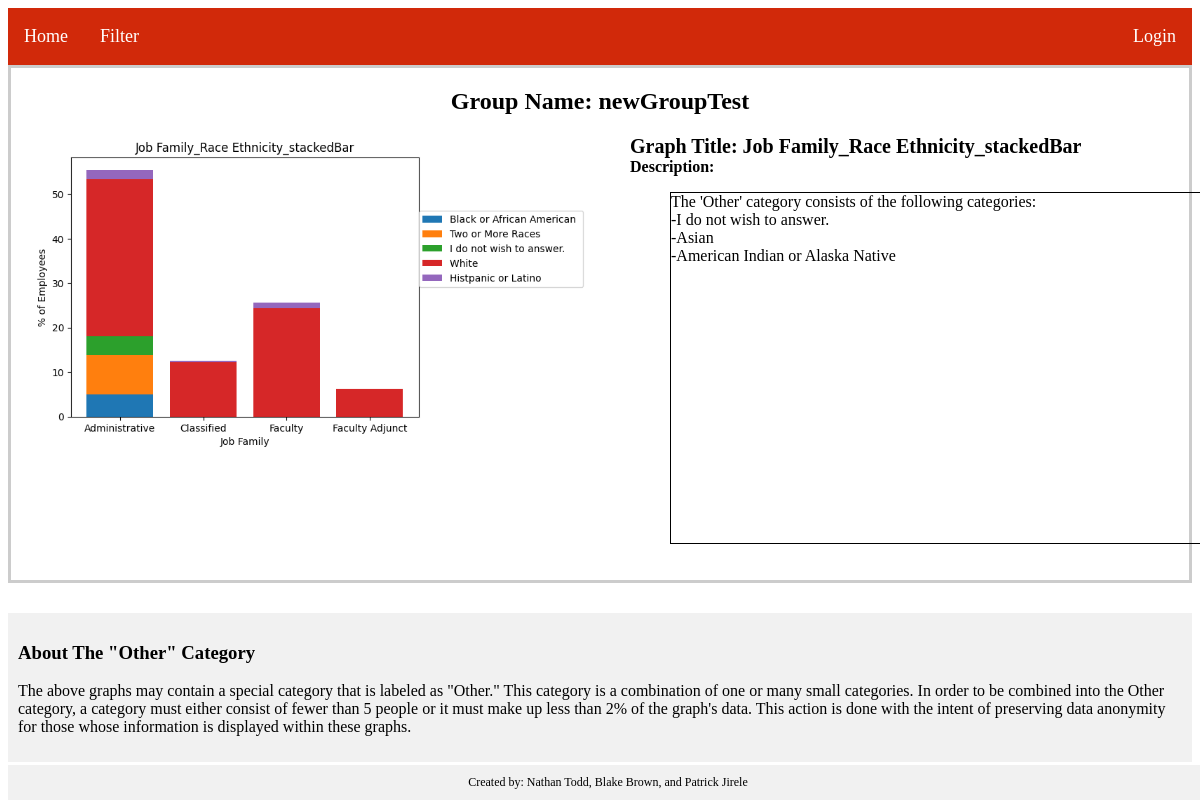
Before: / with the older database file.
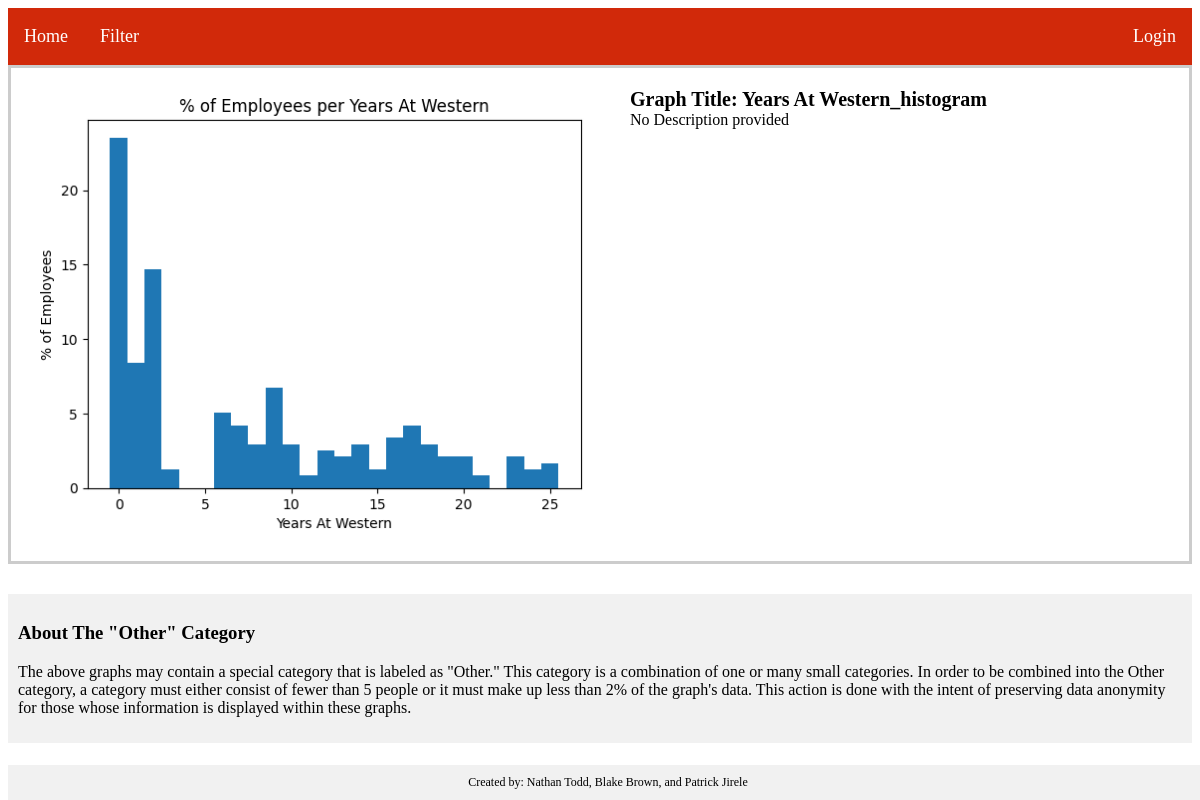
After: the same page with the newer database file.
### main.py (models this page shows)
class GraphGroup(db.Model):
    __tablename__ = 'graphgroup'
    id = db.Column(db.Integer, primary_key=True)
    group_name = db.Column(db.String(100))
    currently_displayed = db.Column(db.Boolean, default=False, nullable=False)
    graphs = db.relationship('Graphs', backref='GraphGroup', lazy='dynamic')

class Graphs(db.Model):
    id = db.Column(db.Integer, primary_key=True)
    path = db.Column(db.String(100), nullable=False)
    title = db.Column(db.String(50), nullable=False)
    description = db.Column(db.String(250), nullable=True)
    type = db.Column(db.String(20))
    useQuantity = db.Column(db.Boolean, default=False)
    currently_displayed = db.Column(db.Boolean, default=False, nullable=False)
    group_id = db.Column(db.Integer, db.ForeignKey('graphgroup.id'), nullable=True)

### main.py (the view)
@app.route('/')
def home():
    graphsFromDb = Graphs.query.filter_by(currently_displayed = 1).all()
    graphs_by_group = GraphGroup.query.filter_by(currently_displayed = 1).all()
    return render_template('home.html', graphs=graphsFromDb, graphGroups=graphs_by_group)

### templates/home.html (shortened to what this page needs)
{% extends 'base.html' %}
{% block content %}
<body>
    {% if graphs %}
        {% for graph in graphs %}
        <div class="group-container">
            <div class="graph-grid">
                <div class="group-graph-container" data-graph-id="{{ graph.id }}">
                    <img src="{{ graph.path }}" class="thumbnail-img">
                    <div class="content-wrapper">
                        <div class="title-container">Graph Title: {{ graph.title }}</div>
                        {% if graph.description %}
                        <div class="description-container"><b>Description:</b>
                            <br>
                            <p class="description-quote">
                                {{ graph.description|safe }}
                            </p>
                        </div>
                        {% else %}
                            No Description provided
                        {% endif %}
                    </div>
                </div>
            </div>
        </div>
        {% endfor %}
    {% endif %}
    {% if graphGroups %}
        {% for group in graphGroups %}
        <div class="group-container" data-group-id="{{ group.id }}">
            <h2>Group Name: {{ group.group_name }}</h2>
            {% for graph in group.graphs %}
            <div class="graph-grid">
                <div class="group-graph-container" data-graph-id="{{ graph.id }}">
                    <img src="{{ graph.path }}" class="thumbnail-img">
                    <div class="content-wrapper">
                        <div class="title-container">Graph Title: {{ graph.title }}</div>
                        <div class="description-container"><b>Description:</b>
                            <br>
                            <blockquote class="description-quote">
                                {{ graph.description|safe }}
                            </blockquote>
                        </div>
                    </div>
                </div>
            </div>
            {% endfor %}
        </div>
        {% endfor %}
    {% endif %}
    <div class="other">
        <h3>About The "Other" Category</h3>
        <p>The above graphs may contain a special category that is labeled as "Other." This category is a combination of one or many small categories. In order to be combined into the Other category, a category must either consist of fewer than 5 people or it must make up less than 2% of the graph's data. This action is done with the intent of preserving data anonymity for those whose information is displayed within these graphs.</p>
    </div>
    <div class="footer">
        Created by: Nathan Todd, Blake Brown, and Patrick Jirele
    </div>
</body>
{% endblock %}

Changed rows visible on the page:
no longer on this page (row edited): GraphGroup: group_name "newGroupTest"
no longer on this page (row unchanged): Graphs: path (picture), title "Job Family_Race Ethnicity_stackedBar", description "The 'Other' category consists of the following categories: -I do not wish to answer. -Asian -American Indian or Alaska Native", shown under "newGroupTest"
now on this page (row edited): Graphs: path (picture), title "Years At Western_histogram", description "No Description provided"
